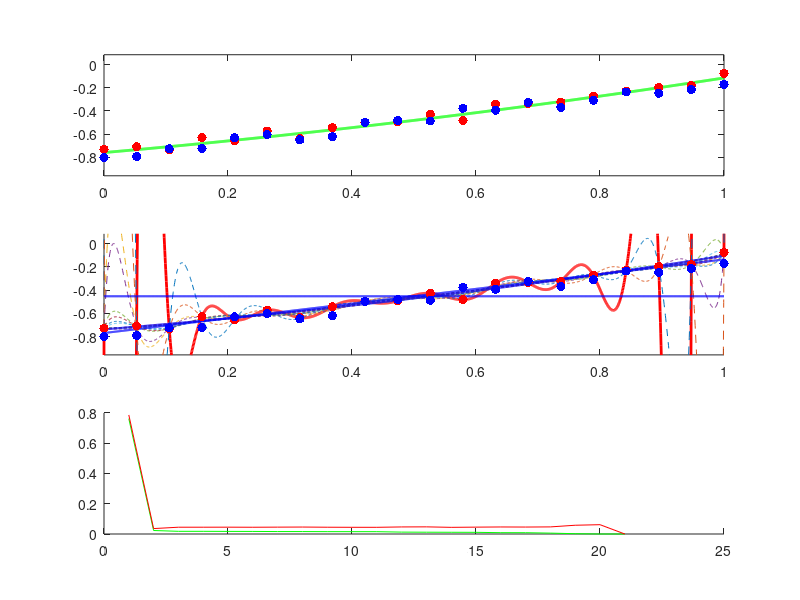

Reproduce this figure in MATLAB.

n_pars = 3;
n_points = 20;
p_true = (rand(n_pars, 1) - 0.5).*2;
#p_true = [10, 2, 0];
x = linspace(0, 1, n_points);
x_smooth = linspace(0, 1, n_points*100);
y = polyval(p_true, x);
y_valid = y + (rand(1, n_points) - 0.5).*(max(y) - min(y))*0.2;
y = y + (rand(1, n_points) - 0.5).*(max(y) - min(y))*0.2;

y_true = polyval(p_true, x_smooth);
clf; figure(1, 'position', [0,0,1000,1200]);
subplot(3, 1, 1);

plot( x_smooth, y_true, 'g-','linewidth',2,
      x, y, 'r.', 'markersize', 20,
      x, y_valid, 'b.', 'markersize', 20
      );
ylim([min(y_true) - 0.2 max(y_true) + 0.2]);
subplot(3, 1, 2);
hold on;
chi2 = 0
chi2_valid = 0
for i_par = flip(0:(n_points-1))

  pars = polyfit(x, y, i_par);
  vals = polyval(pars, x);
  chi2 = [chi2 sum((vals - y).^2)];
  chi2_valid = [chi2_valid sum((vals - y_valid).^2)];
  if i_par <= n_pars-1
    plot(x_smooth, polyval(pars, x_smooth), 'b', 'linewidth',1.5);
  else if i_par == n_points-1
    plot(x_smooth, polyval(pars, x_smooth), 'r-','linewidth',2);
  else
    plot(x_smooth, polyval(pars, x_smooth), '--','linewidth',0.2);
  endif
  endif
endfor
chi2 = flip(chi2);
chi2_valid = flip(chi2_valid);
plot( x, y, 'r.', 'markersize', 20,
      x, y_valid, 'b.', 'markersize', 20
      );
ylim([min(y_true) - 0.2 max(y_true) + 0.2]);
hold off;
subplot(3, 1, 3);
hold on
plot(chi2,'g')
plot(chi2_valid, 'r')
hold off

